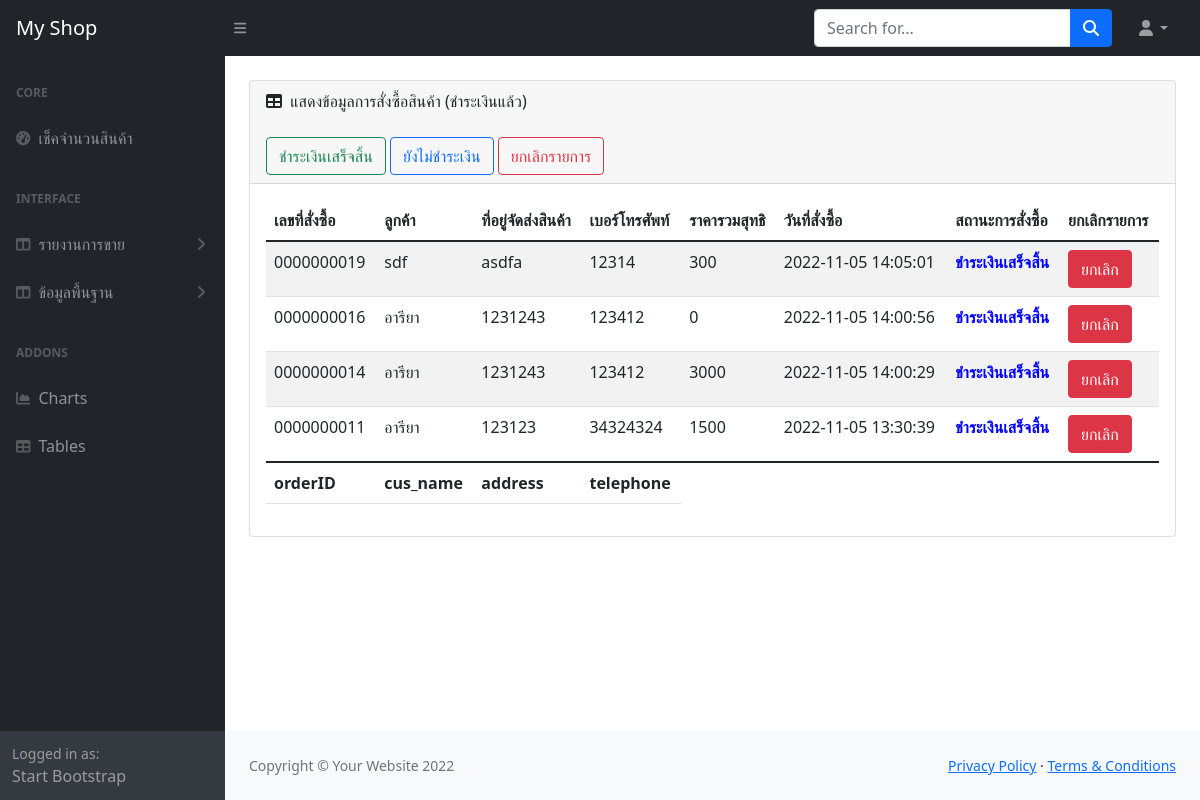
Screenshot of /admin/report_order_yes.php (signed in) with the database file from the repository.
### tables this page shows
CREATE TABLE `tb_order` (
  `orderID` int(10) UNSIGNED ZEROFILL NOT NULL COMMENT 'เลขที่ใบสั่งซื้อ',
  `cus_name` varchar(60) NOT NULL COMMENT 'ชื่อ-นามสกุล',
  `address` text NOT NULL COMMENT 'ที่อยู่การจัดส่งสินค้า',
  `telephone` varchar(10) NOT NULL COMMENT 'เบอร์โทรศัพท์',
  `total_price` float NOT NULL COMMENT 'ราคารวมสุทธิ',
  `order_status` varchar(1) NOT NULL COMMENT '0=ยกเลิก,1=ยังไม่ชำระเงิน,2=ชำระเงิน',
  `reg_date` timestamp NOT NULL DEFAULT current_timestamp() COMMENT 'วันที่สั่งซื้อ'
);

### admin/report_order_yes.php (the view, shortened to what this page needs)
<?php include 'condb.php'; ?>
<!DOCTYPE html>
<html lang="en">
    <head>
        <link href="https://cdn.jsdelivr.net/npm/simple-datatables@latest/dist/style.css" rel="stylesheet" />
        <link href="css/styles.css" rel="stylesheet" />
    </head>
    <body class="sb-nav-fixed">
        <?php include 'menu1.php';?>
            <div id="layoutSidenav_content">
                <main>
                    <div class="container-fluid px-4">
                        <div class="card mb-4 mt-4">
                            <div class="card-header">
                                <i class="fas fa-table me-1"></i>
                                แสดงข้อมูลการสั่งซื้อสินค้า (ชำระเงินแล้ว)
                                <div>
                                    <br>
                                    <a href="report_order_yes.php"><button type="button" class="btn btn-outline-success">ชำระเงินเสร็จสิ้น</button></a>
                                <a href="report_order.php"> <button type="button" class="btn btn-outline-primary">ยังไม่ชำระเงิน</button></a>
                                <a href="report_order_no.php"><button type="button" class="btn btn-outline-danger">ยกเลิกรายการ</button></a>
                                </div>
                            </div>
                            <div class="card-body">
                                <table id="datatablesSimple" class="table table-striped">
                                    <thead>
                                        <tr>
                                            <th>เลขที่สั่งซื้อ</th>
                                            <th>ลูกค้า</th>
                                            <th>ที่อยู่จัดส่งสินค้า</th>
                                            <th>เบอร์โทรศัพท์</th>
                                            <th>ราคารวมสุทธิ</th>
                                            <th>วันที่สั่งซื้อ</th>
                                            <th>สถานะการสั่งซื้อ</th>
                                            <th>ยกเลิกรายการ</th>
                                        </tr>
                                    </thead>
                                    <tfoot>
                                        <tr>
                                            <th>orderID</th>
                                            <th>cus_name</th>
                                            <th>address</th>
                                            <th>telephone</th>
                                        </tr>
                                    </tfoot>
                                    <?php
                                    $sql ="select * from tb_order where order_status='2' order by reg_date DESC";
                                    $result=mysqli_query($conn, $sql);
                                    while($row=mysqli_fetch_array($result)){
                                    $status = $row['order_status'];
                                    ?>
                                        <tr>
                                            <td><?=$row['orderID']?></td>
                                            <td><?=$row['cus_name']?></td>
                                            <td><?=$row['address']?></td>
                                            <td><?=$row['telephone']?></td>
                                            <td><?=$row['total_price']?></td>
                                            <td><?=$row['reg_date']?></td>
                                            <td>
                                                <?php
                                                if($status == 1){
                                                    echo "<b>ยังไม่ชำระเงิน</b>";
                                                }else if($status == 2){
                                                    echo "<b style='color:blue'>ชำระเงินเสร็จสิ้น</b>";
                                                }else if($status == 0){
                                                    echo "<b style='color:red'>ยกเลิกรายการ</b>";
                                                }
                                                ?>
                                            </td>
                                            <td><a href="cancel_order.php?id=<?=$row['orderID']?>" class="btn btn-danger" onclick="del(this.href); return false;">ยกเลิก</a></td>
                                        </tr>
                                        <?php
                                    }
                                    ?>
                                </table>
                            </div>
                        </div>
                    </div>
                </main>
                <?php include 'footer.php';?>
            </div>
        </div>
    </body>
</html>

### rows the page displays
tb_order: orderID "0000000019", cus_name "sdf", address "asdfa", telephone "12314", total_price "300", reg_date "2022-11-05 14:05:01", order_status "ชำระเงินเสร็จสิ้น"
tb_order: orderID "0000000016", cus_name "อารียา", address "1231243", telephone "123412", total_price "0", reg_date "2022-11-05 14:00:56", order_status "ชำระเงินเสร็จสิ้น"
tb_order: orderID "0000000014", cus_name "อารียา", address "1231243", telephone "123412", total_price "3000", reg_date "2022-11-05 14:00:29", order_status "ชำระเงินเสร็จสิ้น"
tb_order: orderID "0000000011", cus_name "อารียา", address "123123", telephone "34324324", total_price "1500", reg_date "2022-11-05 13:30:39", order_status "ชำระเงินเสร็จสิ้น"
